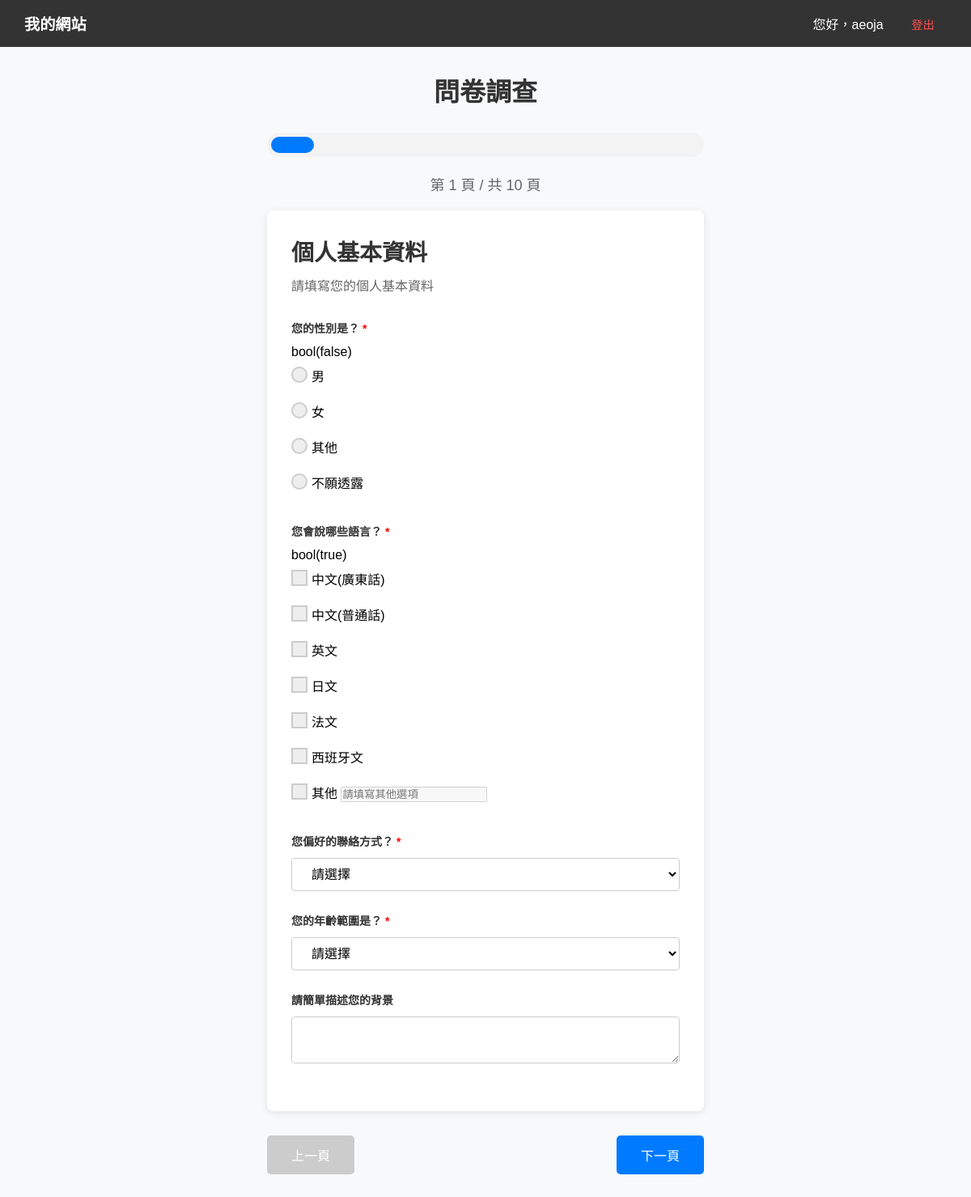
Page /survey.php?msg=invalid_token (signed in) on the committed database.
### tables this page shows
CREATE TABLE `survey_pages` (
  `page_id` int(10) UNSIGNED NOT NULL,
  `page_number` int(10) UNSIGNED NOT NULL,
  `page_title` varchar(255) NOT NULL,
  `page_description` text DEFAULT NULL,
  `created_at` datetime DEFAULT current_timestamp()
);

CREATE TABLE `questions` (
  `question_id` int(10) UNSIGNED NOT NULL,
  `page_id` int(10) UNSIGNED NOT NULL,
  `type_id` int(10) UNSIGNED NOT NULL,
  `question_text` text NOT NULL,
  `question_order` int(10) UNSIGNED NOT NULL,
  `is_required` tinyint(1) DEFAULT 0,
  `created_at` datetime DEFAULT current_timestamp()
);

CREATE TABLE `question_types` (
  `type_id` int(10) UNSIGNED NOT NULL,
  `type_name` varchar(50) NOT NULL,
  `type_description` text DEFAULT NULL
);

CREATE TABLE `options` (
  `question_id` int(10) UNSIGNED NOT NULL,
  `option_order` int(10) UNSIGNED NOT NULL,
  `option_text` varchar(255) NOT NULL,
  `is_other` tinyint(1) NOT NULL DEFAULT 0
);

### connect.php (called while the page is built, shortened)
<?php
$servername = "localhost";
$username = "root";
$password = "";
$db_name = "assignment";
$conn = new mysqli($servername, $username, $password, $db_name);
function safeQuery($sql, $types = null, $params = []) {
    global $conn;
    $stmt = $conn->prepare($sql);
    $response = new stdClass();
    $response->success = $stmt->execute();
    $response->affected_rows = $stmt->affected_rows;
    $response->insert_id = $stmt->insert_id;
    $response->error = $stmt->error;
    $result = $stmt->get_result();
    $response->result = $result;
    return $response;
}
?>

### survey.php (the view, shortened to what this page needs)
<?php
require_once 'connect.php';
$sql_pages = "SELECT * FROM survey_pages ORDER BY page_number";
$result_pages = safeQuery($sql_pages);
$pages = $result_pages->result->fetch_all(MYSQLI_ASSOC);
$current_page = isset($_GET['page']) ? intval($_GET['page']) : 1;
$saved_answers = $_SESSION['survey_answers'] ?? [];
$sql_questions = "SELECT q.*, t.type_name
                  FROM questions q
                  JOIN question_types t ON q.type_id = t.type_id
                  ORDER BY q.question_order";
$stmt = $conn->prepare($sql_questions);
$stmt->execute();
$questions = $stmt->get_result()->fetch_all(MYSQLI_ASSOC);
?>
<!DOCTYPE html>
<html lang="zh-Hant">
<head>
    <link rel="stylesheet" href="style.css?v=<?php echo filemtime('style.css'); ?>">
    <link rel="stylesheet" href="form_default.css?v=<?php echo filemtime('form_default.css'); ?>">
</head>
<body>
    <?php require_once 'nav.php'; ?>
    <div class="form-container">
        <h1 style="text-align: center; margin-bottom: 30px;">問卷調查</h1>
        <div class="progress-bar">
            <div class="progress-fill" style="width: <?php echo ($current_page / count($pages)) * 100; ?>%"></div>
        </div>
        <div class="page-indicator">
            第 <?php echo $current_page; ?> 頁 / 共 <?php echo count($pages); ?> 頁
        </div>
        <form id="surveyForm" method="POST" action="">
            <?php $page_id = $pages[$current_page - 1]['page_id']; ?>
            <div class="question-container">
                <h2 class="page-title"><?php echo htmlspecialchars($pages[$current_page - 1]['page_title']); ?></h2>
                <?php if (!empty($pages[$current_page - 1]['page_description'])): ?>
                    <p class="page-description"><?php echo htmlspecialchars($pages[$current_page - 1]['page_description']); ?></p>
                <?php endif; ?>
                <?php foreach ($questions as $question):
                    $isHidden = $question['page_id'] != $page_id ? "style=display:none;" : '';
                    $pre_isRequired = $question['is_required'] && !$isHidden ? 'required' : '';
                    $isRequired = $pre_isRequired;
                    $requiredClass = $pre_isRequired;
                    $saved_value = $saved_answers[$question['question_id']] ?? '';
                ?>
                    <div class="form-input-group" <?php echo htmlspecialchars($isHidden) ?>>
                        <label class="form-label <?php echo $requiredClass; ?>">
                            <?php echo htmlspecialchars($question['question_text']); ?>
                        </label>
                        <?php
                        $sql_options = "SELECT * FROM options WHERE question_id = ? ORDER BY option_order";
                        $stmt = $conn->prepare($sql_options);
                        ?>
                        <?php if ($question['type_name'] == 'radio'): ?>
                            <div class="form-radio-group-container">
                                <?php
                                $stmt->bind_param("i", $question['question_id']);
                                $stmt->execute();
                                $options = $stmt->get_result()->fetch_all(MYSQLI_ASSOC);
                                $hasOther = var_dump(array_any($options, function ($o) {
                                    return $o['is_other'] == true;
                                }));
                                foreach ($options as $option):
                                ?>
                                    <label class="form-radio-label">
                                        <?php if (!$hasOther): ?>
                                            <span class="radio-checkmark"></span>
                                            <?php echo htmlspecialchars($option['option_text']); ?>
                                        <?php endif; ?>
                                    </label>
                                <?php endforeach; ?>
                            </div>
                        <?php elseif ($question['type_name'] == 'checkbox'): ?>
                            <div class="form-radio-group-container">
                                <?php
                                $stmt->bind_param("i", $question['question_id']);
                                $stmt->execute();
                                $options = $stmt->get_result()->fetch_all(MYSQLI_ASSOC);
                                $saved_values = is_array($saved_value) ? $saved_value : explode(', ', $saved_value);
                                foreach ($options as $option):
                                    $hasSaved_value = in_array($option['option_text'], $saved_values);
                                    $isOtherDisabled = !$hasSaved_value ? 'disabled' : '';
                                ?>
                                    <label class="form-radio-label">
                                        <?php if (!$option['is_other']): ?>
                                            <span class="checkbox-checkmark"></span>
                                            <?php echo htmlspecialchars($option['option_text']); ?>
                                        <?php else:
                                        ?>
                                            <span class="checkbox-checkmark"></span>
                                            <?php echo htmlspecialchars($option['option_text']); ?>
                                            <input type="text" name="other_<?php echo $question['question_id']; ?>"
                                                value="<?php echo isset($saved_other[$question['question_id']]) ? htmlspecialchars($saved_other[$question['question_id']]) : ''; ?>"
                                                class="form-other-input" placeholder="請填寫其他選項"
                                                <?php echo htmlspecialchars($isOtherDisabled) ?>
                                                data-otherText="true">
                                        <?php endif; ?>
                                    </label>
                                <?php endforeach; ?>
                            </div>
                        <?php elseif ($question['type_name'] == 'select'): ?>
                            <select name="question_<?php echo $question['question_id']; ?>"
                                class="form-select" <?php echo $isRequired; ?>>
                                <option value="">請選擇</option>
                            </select>
                        <?php elseif ($question['type_name'] == 'text'): ?>
                            <input type="text" name="question_<?php echo $question['question_id']; ?>"
                                class="form-input" <?php echo $isRequired; ?>
                                value="<?php echo htmlspecialchars($saved_value); ?>">
                        <?php elseif ($question['type_name'] == 'textarea'): ?>
                            <textarea name="question_<?php echo $question['question_id']; ?>"
                                class="form-textarea" <?php echo $isRequired; ?>><?php echo htmlspecialchars($saved_value); ?></textarea>
                        <?php elseif ($question['type_name'] == 'rating'): ?>
                            <div class="form-radio-group-container">
                                <?php for ($i = 1; $i <= 5; $i++): ?>
                                    <label class="form-radio-label">
                                        <input type="radio" name="question_<?php echo $question['question_id']; ?>"
                                            value="<?php echo $i; ?>" class="form-radio-input"
                                            <?php echo ($saved_value == $i) ? 'checked' : ''; ?>>
                                        <span class="radio-checkmark"></span>
                                        <?php echo $i; ?>
                                    </label>
                                <?php endfor; ?>
                            </div>
                        <?php elseif ($question['type_name'] == 'date'): ?>
                            <input type="date" name="question_<?php echo $question['question_id']; ?>"
                                class="form-input" <?php echo $isRequired; ?>
                                value="<?php echo htmlspecialchars($saved_value); ?>">
                        <?php elseif ($question['type_name'] == 'email'): ?>
                            <input type="email" name="question_<?php echo $question['question_id']; ?>"
                                class="form-input" <?php echo $isRequired; ?>
                                value="<?php echo htmlspecialchars($saved_value); ?>">
                        <?php elseif ($question['type_name'] == 'tel'): ?>
                            <input type="tel" name="question_<?php echo $question['question_id']; ?>"
                                class="form-input" <?php echo $isRequired; ?>
                                value="<?php echo htmlspecialchars($saved_value); ?>">
                        <?php endif; ?>
                    </div>
                <?php endforeach; ?>
            </div>
            <div class="navigation-buttons">
                <?php if ($current_page > 1): ?>
                    <button type="button" onclick="location.href='survey.php?page=<?php echo $current_page - 1; ?>'">
                        上一頁
                    </button>
                <?php else: ?>
                    <button type="button" disabled>上一頁</button>
                <?php endif; ?>
                <?php if ($current_page < count($pages)): ?>
                    <button type="submit" name="save_page" value="1">
                        下一頁
                    </button>
                <?php else: ?>
                    <button type="button" onclick="submitFinal()">
                        提交問卷
                    </button>
                <?php endif; ?>
            </div>
        </form>
    </div>
</body>
</html>

### nav.php (shortened to what this page needs)
<?php
$isLoggedIn = !empty($_SESSION['login']);
$username = $isLoggedIn ? $_SESSION['login'] : "訪客";
?>
<nav class="navbar">
    <div class="logo"><a href="index.php">我的網站</a></div>
    <div class="nav-links">
        <?php if ($isLoggedIn): ?>
            <span>您好，<?php echo htmlspecialchars($username); ?></span>
            <a href="logout.php" class="btn-logout" onclick="return confirm('確定要登出嗎？')">登出</a>
        <?php else: ?>
            <a href="login.php" class="btn-login">登入</a>
            <a href="member_reg.php" class="btn-signup">註冊</a>
        <?php endif; ?>
    </div>
</nav>

### style.css (style rules this page uses)
* { margin: 0; padding: 0; box-sizing: border-box; }
body { font-family: "Microsoft JhengHei", Arial, sans-serif; margin: 0; background-color: #f8f9fa; }
h1 { text-align: center; color: #333; margin-bottom: 5px; }
.navbar { z-index: 99999; background: #333; color: white; padding: 15px 30px; position: sticky; top: 0; display: flex; justify-content: space-between; align-items: center; }
.nav-links a { color: white; text-decoration: none; margin-left: 15px; padding: 8px 15px; border-radius: 4px; transition: 0.3s; }
.btn-logout { color: #ff4d4d !important; font-size: 0.9em; }
html, body { -ms-overflow-style: none; scrollbar-width: none; }

### form_default.css (style rules this page uses)
.form-container { margin: 0 auto; max-width: 600px; width: 100%; background-color: var(--background-color); padding: 30px; border-radius: 8px; }
.form-input-group { margin-bottom: 15px; }
.form-label { display: block; margin-bottom: 5px; font-size: 14px; line-height: 24px; color: var(--text-color); }
.form-input, .form-textarea, .form-select { color: var(--text-color); width: 100%; padding: 10px 20px; border: 1px solid #ccc; border-radius: 4px; font-size: 16px; background-color: #fff; font-weight: 500; }
.form-radio-group-container { display: flex; flex-direction: column; gap: 10px; }
.form-radio-label { display: block; margin-bottom: 10px; font-size: 16px; line-height: 24px; color: var(--text-color); position: relative; padding-left: 25px; cursor: pointer; user-select: none; }
.radio-checkmark { position: absolute; top: -1px; left: 0; height: 20px; width: 20px; background-color: #eee; border-radius: 50%; border: 2px solid #ccc; }
.radio-checkmark:after { content: ""; position: absolute; display: none; top: 50%; left: 50%; width: 11px; height: 11px; transform: translate(-50%, -50%); border-radius: 50%; background: white; }
.checkbox-checkmark { position: absolute; top: -1px; left: 0; height: 20px; width: 20px; background-color: #eee; border: 2px solid #ccc; }
.checkbox-checkmark:after { content: ""; position: absolute; display: none; top: 50%; left: 50%; width: 11px; height: 11px; transform: translate(-50%, -50%); background: white; }

### survey.php (style rules this page uses)
.progress-bar { background-color: #f3f3f3; border-radius: 20px; padding: 5px; margin-bottom: 20px; }
.progress-fill { background-color: #007bff; height: 20px; border-radius: 20px; transition: width 0.3s ease; }
.question-container { background: white; padding: 30px; border-radius: 8px; box-shadow: 0 2px 10px rgba(0, 0, 0, 0.1); margin-bottom: 20px; }
.page-title { font-size: 28px; font-weight: bold; margin-bottom: 10px; color: #333; }
.page-description { font-size: 16px; color: #666; margin-bottom: 30px; }
.form-input-group { margin-bottom: 25px; }
.form-label { font-weight: 600; color: #333; margin-bottom: 8px; display: block; }
.required::after { content: " *"; color: red; }
.navigation-buttons { display: flex; justify-content: space-between; margin-top: 30px; }
.navigation-buttons button { padding: 12px 30px; background-color: #007bff; color: white; border: none; border-radius: 5px; cursor: pointer; font-size: 16px; }
.navigation-buttons button:disabled { background-color: #ccc; cursor: not-allowed; }
.page-indicator { text-align: center; margin-bottom: 20px; font-size: 18px; color: #666; }

### rows in the picture
survey_pages: page_title "個人基本資料", page_description "請填寫您的個人基本資料"
questions: question_text "您的性別是？"
question_types: type_name "bool(false)"
options: option_text "男"
options: option_text "女"
options: option_text "其他"
options: option_text "不願透露"
questions: question_text "您會說哪些語言？"
question_types: type_name "bool(true)"
options: option_text "中文(廣東話)"
options: option_text "中文(普通話)"
options: option_text "英文"
options: option_text "日文"
options: option_text "法文"
options: option_text "西班牙文"
options: option_text "其他"
questions: question_text "您偏好的聯絡方式？"
questions: question_text "您的年齡範圍是？"
questions: question_text "請簡單描述您的背景"

### other values in the picture
$username "aeoja"
$current_page "1"
count($pages) "10"
